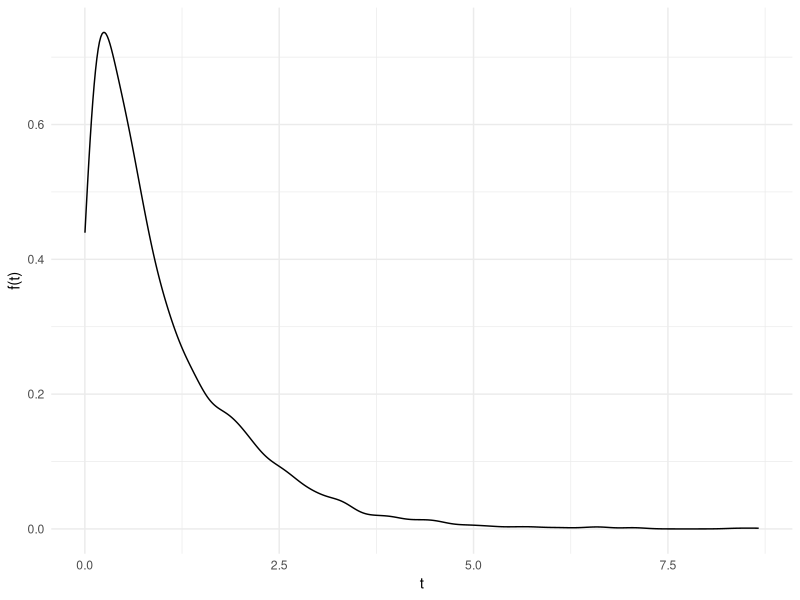

Source code (R):
## ---- chunk 1
#| echo: false
#| label: fig-plot
#| fig-cap: "Exemplo de uma função de densidade"
set.seed(41)
x = rexp(3000)
library(ggplot2)

x |> 
  tibble::tibble() |> 
  ggplot(aes(x)) +
  geom_density() +
  labs(x = 't', y = 'f(t)') +
  theme_minimal()
  
